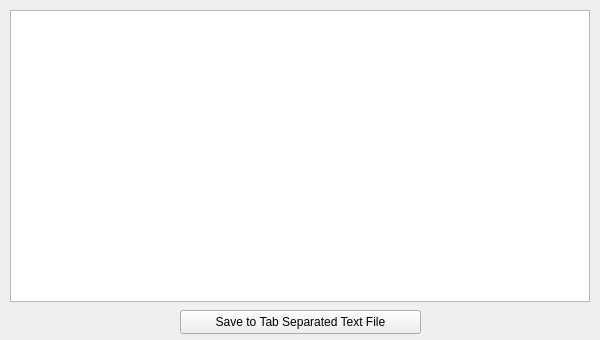
<?xml version="1.0" encoding="UTF-8"?>
<ui version="4.0">
 <class>BomDialog</class>
 <widget class="QDialog" name="BomDialog">
  <property name="geometry">
   <rect>
    <x>0</x>
    <y>0</y>
    <width>600</width>
    <height>340</height>
   </rect>
  </property>
  <property name="minimumSize">
   <size>
    <width>600</width>
    <height>340</height>
   </size>
  </property>
  <property name="maximumSize">
   <size>
    <width>600</width>
    <height>340</height>
   </size>
  </property>
  <property name="windowTitle">
   <string>Bill Of Materials</string>
  </property>
  <widget class="QTableWidget" name="tableWidget">
   <property name="geometry">
    <rect>
     <x>10</x>
     <y>10</y>
     <width>580</width>
     <height>292</height>
    </rect>
   </property>
   <property name="focusPolicy">
    <enum>Qt::NoFocus</enum>
   </property>
  </widget>
  <widget class="QPushButton" name="pushButton">
   <property name="geometry">
    <rect>
     <x>180</x>
     <y>310</y>
     <width>241</width>
     <height>24</height>
    </rect>
   </property>
   <property name="focusPolicy">
    <enum>Qt::NoFocus</enum>
   </property>
   <property name="text">
    <string>Save to Tab Separated Text File</string>
   </property>
  </widget>
 </widget>
 <resources/>
 <connections/>
</ui>
